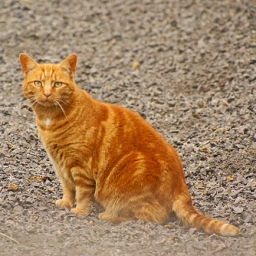
#> input picture img/cat.jpg, 256 x 256 px
$ jupyter execute cannytest4.ipynb
#> lines starting #> are read from the running program, lines starting #| are printed output that depends on the picture; after the words box and inside, x2 and y2 are one past the last pixel; in counts of white or black regions, pixels touching at a corner belong together
#> further down, src is the input picture: shape (256, 256, 3); mean B, G, R 100.2, 132.7, 164.6
[cell 1]
import cv2 as cv
import numpy as np


def edge(img):
    #高斯模糊,降低噪声
    blurred = cv.GaussianBlur(img,(3,3),0)
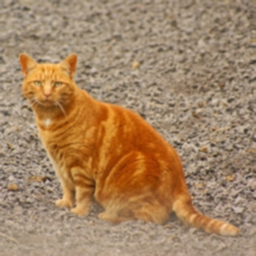
#> blurred: shape (256, 256, 3); mean B, G, R 100.2, 132.7, 164.7
    #灰度图像
    gray=cv.cvtColor(blurred,cv.COLOR_RGB2GRAY)
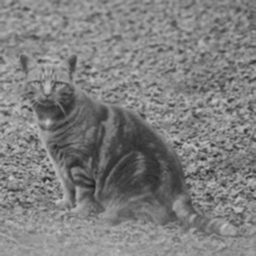
#> gray: shape (256, 256); min 31, max 202, mean 126.7
    #图像梯度
    xgrad=cv.Sobel(gray,cv.CV_16SC1,1,0)
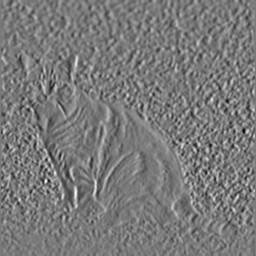
#> xgrad: shape (256, 256) int16; min -336, max 365, mean -0.4; drawn with min black and max white
    ygrad=cv.Sobel(gray,cv.CV_16SC1,0,1)
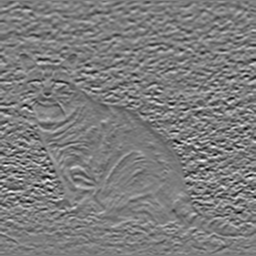
#> ygrad: shape (256, 256) int16; min -370, max 384, mean 0.4; drawn with min black and max white
    #计算边缘
    #50和150参数必须符合1：3或者1：2
    edge_output=cv.Canny(xgrad,ygrad,50,150)
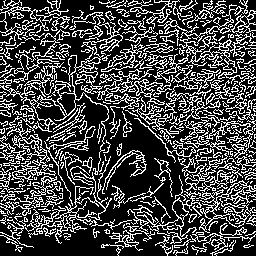
#> edge_output: shape (256, 256); 27.8% white in thin lines or dots
    #图一
    cv.imshow("edge",edge_output)

    dst=cv.bitwise_and(img,img,mask=edge_output)
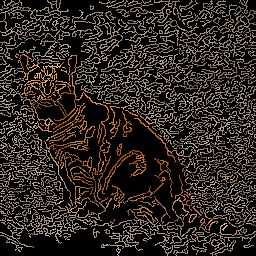
#> dst: shape (256, 256, 3); mean B, G, R 28.8, 37.1, 44.9
    #图二（彩色）
    #cv.imshow('cedge',dst)

src=cv.imread('img/cat.jpg')
#图三（原图）
#cv.imshow('def',src)
edge(src)
cv.waitKey(0)
cv.destroyAllWindows()

$ run again, with img/bell.jpg copied over img/cat.jpg
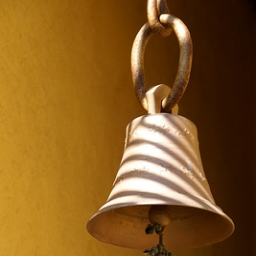
#> input picture img/bell.jpg, 256 x 256 px
#> src is the input picture: shape (256, 256, 3); mean B, G, R 33.5, 89.7, 132.5
#> in edge, `edge_output=cv.Canny(xgrad,ygrad,50,150)`:
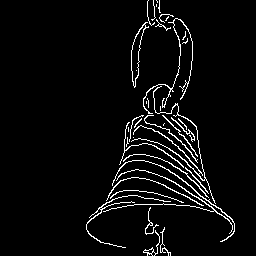
#> edge_output: shape (256, 256); 4.3% white in thin lines or dots, all inside (x1, y1, x2, y2) = (86, 0, 235, 256)
#> in edge, `dst=cv.bitwise_and(img,img,mask=edge_output)`:
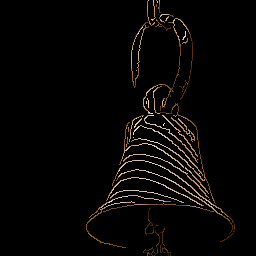
#> dst: shape (256, 256, 3); mean B, G, R 4.1, 5.6, 7.2

$ run again, with img/plane.jpg copied over img/cat.jpg
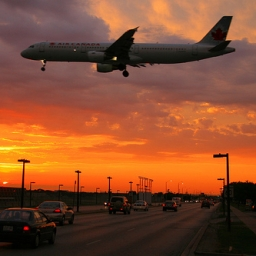
#> input picture img/plane.jpg, 256 x 256 px
#> src is the input picture: shape (256, 256, 3); mean B, G, R 46.8, 76.8, 135.6
#> in edge, `edge_output=cv.Canny(xgrad,ygrad,50,150)`:
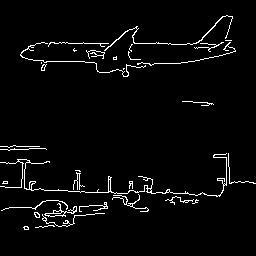
#> edge_output: shape (256, 256); 3.4% white in thin lines or dots, all inside (x1, y1, x2, y2) = (0, 15, 256, 230)
#> in edge, `dst=cv.bitwise_and(img,img,mask=edge_output)`:
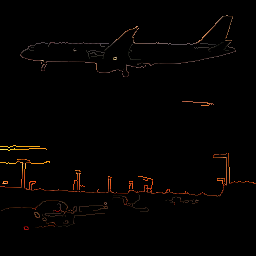
#> dst: shape (256, 256, 3); mean B, G, R 1.2, 2.1, 3.7
